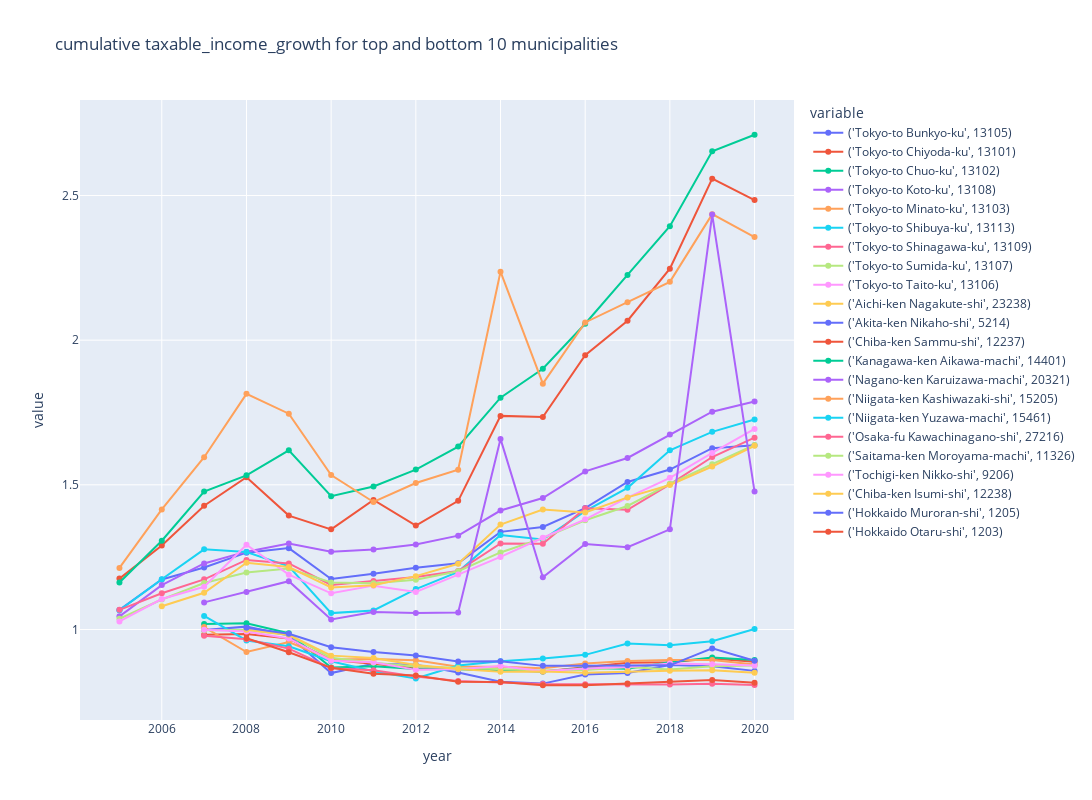

This figure's notebook cell:
### Code cell
plot_time_series(
    plot_df[plot_df["year"] <= 2020],
    "factor_growth",
    group_by_columns,
    granularity_columns,
    f"cumulative {factor_column} for top and bottom {return_n} municipalities",
    # visible="legendonly",
)

### Figure 1 — Plotly figure (JSON) as saved in the notebook; plotly's stock layout.template omitted (floating-point values rounded to 4 significant figures)
{"data": [{"hovertemplate": "variable=('Tokyo-to Bunkyo-ku', 13105)<br>year=%{x}<br>value=%{y}<extra></extra>", "legendgroup": "('Tokyo-to Bunkyo-ku', 13105)", "line": {"color": "#636efa", "dash": "solid"}, "marker": {"symbol": "circle"}, "mode": "lines+markers", "name": "('Tokyo-to Bunkyo-ku', 13105)", "orientation": "v", "showlegend": true, "type": "scatter", "x": [2005, 2006, 2007, 2008, 2009, 2010, 2011, 2012, 2013, 2014, 2015, 2016, 2017, 2018, 2019, 2020], "xaxis": "x", "y": [1.068, 1.173, 1.214, 1.266, 1.281, 1.174, 1.193, 1.213, 1.229, 1.337, 1.354, 1.42, 1.51, 1.553, 1.627, 1.637], "yaxis": "y"}, {"hovertemplate": "variable=('Tokyo-to Chiyoda-ku', 13101)<br>year=%{x}<br>value=%{y}<extra></extra>", "legendgroup": "('Tokyo-to Chiyoda-ku', 13101)", "line": {"color": "#EF553B", "dash": "solid"}, "marker": {"symbol": "circle"}, "mode": "lines+markers", "name": "('Tokyo-to Chiyoda-ku', 13101)", "orientation": "v", "showlegend": true, "type": "scatter", "x": [2005, 2006, 2007, 2008, 2009, 2010, 2011, 2012, 2013, 2014, 2015, 2016, 2017, 2018, 2019, 2020], "xaxis": "x", "y": [1.176, 1.29, 1.428, 1.526, 1.394, 1.346, 1.448, 1.359, 1.445, 1.738, 1.734, 1.948, 2.067, 2.247, 2.558, 2.484], "yaxis": "y"}, {"hovertemplate": "variable=('Tokyo-to Chuo-ku', 13102)<br>year=%{x}<br>value=%{y}<extra></extra>", "legendgroup": "('Tokyo-to Chuo-ku', 13102)", "line": {"color": "#00cc96", "dash": "solid"}, "marker": {"symbol": "circle"}, "mode": "lines+markers", "name": "('Tokyo-to Chuo-ku', 13102)", "orientation": "v", "showlegend": true, "type": "scatter", "x": [2005, 2006, 2007, 2008, 2009, 2010, 2011, 2012, 2013, 2014, 2015, 2016, 2017, 2018, 2019, 2020], "xaxis": "x", "y": [1.163, 1.307, 1.477, 1.533, 1.619, 1.461, 1.494, 1.553, 1.632, 1.801, 1.901, 2.057, 2.225, 2.394, 2.653, 2.71], "yaxis": "y"}, {"hovertemplate": "variable=('Tokyo-to Koto-ku', 13108)<br>year=%{x}<br>value=%{y}<extra></extra>", "legendgroup": "('Tokyo-to Koto-ku', 13108)", "line": {"color": "#ab63fa", "dash": "solid"}, "marker": {"symbol": "circle"}, "mode": "lines+markers", "name": "('Tokyo-to Koto-ku', 13108)", "orientation": "v", "showlegend": true, "type": "scatter", "x": [2005, 2006, 2007, 2008, 2009, 2010, 2011, 2012, 2013, 2014, 2015, 2016, 2017, 2018, 2019, 2020], "xaxis": "x", "y": [1.045, 1.153, 1.228, 1.269, 1.297, 1.269, 1.276, 1.294, 1.324, 1.411, 1.454, 1.546, 1.593, 1.674, 1.753, 1.788], "yaxis": "y"}, {"hovertemplate": "variable=('Tokyo-to Minato-ku', 13103)<br>year=%{x}<br>value=%{y}<extra></extra>", "legendgroup": "('Tokyo-to Minato-ku', 13103)", "line": {"color": "#FFA15A", "dash": "solid"}, "marker": {"symbol": "circle"}, "mode": "lines+markers", "name": "('Tokyo-to Minato-ku', 13103)", "orientation": "v", "showlegend": true, "type": "scatter", "x": [2005, 2006, 2007, 2008, 2009, 2010, 2011, 2012, 2013, 2014, 2015, 2016, 2017, 2018, 2019, 2020], "xaxis": "x", "y": [1.213, 1.415, 1.595, 1.814, 1.746, 1.534, 1.441, 1.506, 1.552, 2.237, 1.85, 2.061, 2.131, 2.201, 2.436, 2.356], "yaxis": "y"}, {"hovertemplate": "variable=('Tokyo-to Shibuya-ku', 13113)<br>year=%{x}<br>value=%{y}<extra></extra>", "legendgroup": "('Tokyo-to Shibuya-ku', 13113)", "line": {"color": "#19d3f3", "dash": "solid"}, "marker": {"symbol": "circle"}, "mode": "lines+markers", "name": "('Tokyo-to Shibuya-ku', 13113)", "orientation": "v", "showlegend": true, "type": "scatter", "x": [2005, 2006, 2007, 2008, 2009, 2010, 2011, 2012, 2013, 2014, 2015, 2016, 2017, 2018, 2019, 2020], "xaxis": "x", "y": [1.066, 1.174, 1.277, 1.268, 1.218, 1.057, 1.066, 1.14, 1.199, 1.326, 1.311, 1.409, 1.49, 1.619, 1.683, 1.726], "yaxis": "y"}, {"hovertemplate": "variable=('Tokyo-to Shinagawa-ku', 13109)<br>year=%{x}<br>value=%{y}<extra></extra>", "legendgroup": "('Tokyo-to Shinagawa-ku', 13109)", "line": {"color": "#FF6692", "dash": "solid"}, "marker": {"symbol": "circle"}, "mode": "lines+markers", "name": "('Tokyo-to Shinagawa-ku', 13109)", "orientation": "v", "showlegend": true, "type": "scatter", "x": [2005, 2006, 2007, 2008, 2009, 2010, 2011, 2012, 2013, 2014, 2015, 2016, 2017, 2018, 2019, 2020], "xaxis": "x", "y": [1.068, 1.125, 1.173, 1.24, 1.228, 1.154, 1.167, 1.182, 1.202, 1.297, 1.296, 1.419, 1.414, 1.502, 1.596, 1.663], "yaxis": "y"}, {"hovertemplate": "variable=('Tokyo-to Sumida-ku', 13107)<br>year=%{x}<br>value=%{y}<extra></extra>", "legendgroup": "('Tokyo-to Sumida-ku', 13107)", "line": {"color": "#B6E880", "dash": "solid"}, "marker": {"symbol": "circle"}, "mode": "lines+markers", "name": "('Tokyo-to Sumida-ku', 13107)", "orientation": "v", "showlegend": true, "type": "scatter", "x": [2005, 2006, 2007, 2008, 2009, 2010, 2011, 2012, 2013, 2014, 2015, 2016, 2017, 2018, 2019, 2020], "xaxis": "x", "y": [1.037, 1.104, 1.16, 1.197, 1.211, 1.163, 1.16, 1.172, 1.201, 1.266, 1.316, 1.377, 1.427, 1.503, 1.571, 1.638], "yaxis": "y"}, {"hovertemplate": "variable=('Tokyo-to Taito-ku', 13106)<br>year=%{x}<br>value=%{y}<extra></extra>", "legendgroup": "('Tokyo-to Taito-ku', 13106)", "line": {"color": "#FF97FF", "dash": "solid"}, "marker": {"symbol": "circle"}, "mode": "lines+markers", "name": "('Tokyo-to Taito-ku', 13106)", "orientation": "v", "showlegend": true, "type": "scatter", "x": [2005, 2006, 2007, 2008, 2009, 2010, 2011, 2012, 2013, 2014, 2015, 2016, 2017, 2018, 2019, 2020], "xaxis": "x", "y": [1.028, 1.105, 1.148, 1.293, 1.19, 1.125, 1.152, 1.13, 1.19, 1.251, 1.317, 1.381, 1.456, 1.524, 1.61, 1.693], "yaxis": "y"}, {"hovertemplate": "variable=('Aichi-ken Nagakute-shi', 23238)<br>year=%{x}<br>value=%{y}<extra></extra>", "legendgroup": "('Aichi-ken Nagakute-shi', 23238)", "line": {"color": "#FECB52", "dash": "solid"}, "marker": {"symbol": "circle"}, "mode": "lines+markers", "name": "('Aichi-ken Nagakute-shi', 23238)", "orientation": "v", "showlegend": true, "type": "scatter", "x": [2005, 2006, 2007, 2008, 2009, 2010, 2011, 2012, 2013, 2014, 2015, 2016, 2017, 2018, 2019, 2020], "xaxis": "x", "y": [null, 1.08, 1.127, 1.231, 1.216, 1.145, 1.153, 1.184, 1.227, 1.363, 1.414, 1.404, 1.457, 1.5, 1.563, 1.635], "yaxis": "y"}, {"hovertemplate": "variable=('Akita-ken Nikaho-shi', 5214)<br>year=%{x}<br>value=%{y}<extra></extra>", "legendgroup": "('Akita-ken Nikaho-shi', 5214)", "line": {"color": "#636efa", "dash": "solid"}, "marker": {"symbol": "circle"}, "mode": "lines+markers", "name": "('Akita-ken Nikaho-shi', 5214)", "orientation": "v", "showlegend": true, "type": "scatter", "x": [2005, 2006, 2007, 2008, 2009, 2010, 2011, 2012, 2013, 2014, 2015, 2016, 2017, 2018, 2019, 2020], "xaxis": "x", "y": [null, null, 0.9986, 1.01, 0.9793, 0.8494, 0.8818, 0.8785, 0.8517, 0.8193, 0.813, 0.8447, 0.8499, 0.8776, 0.8733, 0.8569], "yaxis": "y"}, {"hovertemplate": "variable=('Chiba-ken Sammu-shi', 12237)<br>year=%{x}<br>value=%{y}<extra></extra>", "legendgroup": "('Chiba-ken Sammu-shi', 12237)", "line": {"color": "#EF553B", "dash": "solid"}, "marker": {"symbol": "circle"}, "mode": "lines+markers", "name": "('Chiba-ken Sammu-shi', 12237)", "orientation": "v", "showlegend": true, "type": "scatter", "x": [2005, 2006, 2007, 2008, 2009, 2010, 2011, 2012, 2013, 2014, 2015, 2016, 2017, 2018, 2019, 2020], "xaxis": "x", "y": [null, null, 0.9819, 0.9845, 0.9684, 0.8946, 0.8814, 0.8657, 0.8647, 0.8607, 0.8548, 0.8695, 0.8852, 0.887, 0.8999, 0.8882], "yaxis": "y"}, {"hovertemplate": "variable=('Kanagawa-ken Aikawa-machi', 14401)<br>year=%{x}<br>value=%{y}<extra></extra>", "legendgroup": "('Kanagawa-ken Aikawa-machi', 14401)", "line": {"color": "#00cc96", "dash": "solid"}, "marker": {"symbol": "circle"}, "mode": "lines+markers", "name": "('Kanagawa-ken Aikawa-machi', 14401)", "orientation": "v", "showlegend": true, "type": "scatter", "x": [2005, 2006, 2007, 2008, 2009, 2010, 2011, 2012, 2013, 2014, 2015, 2016, 2017, 2018, 2019, 2020], "xaxis": "x", "y": [null, null, 1.019, 1.021, 0.987, 0.8689, 0.8731, 0.8634, 0.8622, 0.8581, 0.8549, 0.8668, 0.8643, 0.8868, 0.9034, 0.8945], "yaxis": "y"}, {"hovertemplate": "variable=('Nagano-ken Karuizawa-machi', 20321)<br>year=%{x}<br>value=%{y}<extra></extra>", "legendgroup": "('Nagano-ken Karuizawa-machi', 20321)", "line": {"color": "#ab63fa", "dash": "solid"}, "marker": {"symbol": "circle"}, "mode": "lines+markers", "name": "('Nagano-ken Karuizawa-machi', 20321)", "orientation": "v", "showlegend": true, "type": "scatter", "x": [2005, 2006, 2007, 2008, 2009, 2010, 2011, 2012, 2013, 2014, 2015, 2016, 2017, 2018, 2019, 2020], "xaxis": "x", "y": [null, null, 1.094, 1.13, 1.167, 1.035, 1.061, 1.057, 1.058, 1.659, 1.18, 1.295, 1.284, 1.346, 2.434, 1.477], "yaxis": "y"}, {"hovertemplate": "variable=('Niigata-ken Kashiwazaki-shi', 15205)<br>year=%{x}<br>value=%{y}<extra></extra>", "legendgroup": "('Niigata-ken Kashiwazaki-shi', 15205)", "line": {"color": "#FFA15A", "dash": "solid"}, "marker": {"symbol": "circle"}, "mode": "lines+markers", "name": "('Niigata-ken Kashiwazaki-shi', 15205)", "orientation": "v", "showlegend": true, "type": "scatter", "x": [2005, 2006, 2007, 2008, 2009, 2010, 2011, 2012, 2013, 2014, 2015, 2016, 2017, 2018, 2019, 2020], "xaxis": "x", "y": [null, null, 1.008, 0.9221, 0.9568, 0.8965, 0.8978, 0.8937, 0.8709, 0.8715, 0.8664, 0.8828, 0.8911, 0.8948, 0.8944, 0.8788], "yaxis": "y"}, {"hovertemplate": "variable=('Niigata-ken Yuzawa-machi', 15461)<br>year=%{x}<br>value=%{y}<extra></extra>", "legendgroup": "('Niigata-ken Yuzawa-machi', 15461)", "line": {"color": "#19d3f3", "dash": "solid"}, "marker": {"symbol": "circle"}, "mode": "lines+markers", "name": "('Niigata-ken Yuzawa-machi', 15461)", "orientation": "v", "showlegend": true, "type": "scatter", "x": [2005, 2006, 2007, 2008, 2009, 2010, 2011, 2012, 2013, 2014, 2015, 2016, 2017, 2018, 2019, 2020], "xaxis": "x", "y": [null, null, 1.047, 0.9622, 0.9421, 0.8903, 0.8557, 0.8308, 0.8754, 0.8905, 0.8997, 0.9123, 0.9518, 0.9459, 0.9597, 1.002], "yaxis": "y"}, {"hovertemplate": "variable=('Osaka-fu Kawachinagano-shi', 27216)<br>year=%{x}<br>value=%{y}<extra></extra>", "legendgroup": "('Osaka-fu Kawachinagano-shi', 27216)", "line": {"color": "#FF6692", "dash": "solid"}, "marker": {"symbol": "circle"}, "mode": "lines+markers", "name": "('Osaka-fu Kawachinagano-shi', 27216)", "orientation": "v", "showlegend": true, "type": "scatter", "x": [2005, 2006, 2007, 2008, 2009, 2010, 2011, 2012, 2013, 2014, 2015, 2016, 2017, 2018, 2019, 2020], "xaxis": "x", "y": [null, null, 0.9781, 0.9661, 0.9338, 0.866, 0.8595, 0.8377, 0.8219, 0.8175, 0.8115, 0.8111, 0.8098, 0.81, 0.8123, 0.8084], "yaxis": "y"}, {"hovertemplate": "variable=('Saitama-ken Moroyama-machi', 11326)<br>year=%{x}<br>value=%{y}<extra></extra>", "legendgroup": "('Saitama-ken Moroyama-machi', 11326)", "line": {"color": "#B6E880", "dash": "solid"}, "marker": {"symbol": "circle"}, "mode": "lines+markers", "name": "('Saitama-ken Moroyama-machi', 11326)", "orientation": "v", "showlegend": true, "type": "scatter", "x": [2005, 2006, 2007, 2008, 2009, 2010, 2011, 2012, 2013, 2014, 2015, 2016, 2017, 2018, 2019, 2020], "xaxis": "x", "y": [null, null, 0.9977, 0.9984, 0.9809, 0.9023, 0.885, 0.8724, 0.868, 0.8634, 0.8582, 0.8599, 0.87, 0.8619, 0.8733, 0.8755], "yaxis": "y"}, {"hovertemplate": "variable=('Tochigi-ken Nikko-shi', 9206)<br>year=%{x}<br>value=%{y}<extra></extra>", "legendgroup": "('Tochigi-ken Nikko-shi', 9206)", "line": {"color": "#FF97FF", "dash": "solid"}, "marker": {"symbol": "circle"}, "mode": "lines+markers", "name": "('Tochigi-ken Nikko-shi', 9206)", "orientation": "v", "showlegend": true, "type": "scatter", "x": [2005, 2006, 2007, 2008, 2009, 2010, 2011, 2012, 2013, 2014, 2015, 2016, 2017, 2018, 2019, 2020], "xaxis": "x", "y": [null, null, 0.9987, 0.9934, 0.969, 0.8923, 0.887, 0.8605, 0.8623, 0.8738, 0.8559, 0.8649, 0.87, 0.8821, 0.8797, 0.8752], "yaxis": "y"}, {"hovertemplate": "variable=('Chiba-ken Isumi-shi', 12238)<br>year=%{x}<br>value=%{y}<extra></extra>", "legendgroup": "('Chiba-ken Isumi-shi', 12238)", "line": {"color": "#FECB52", "dash": "solid"}, "marker": {"symbol": "circle"}, "mode": "lines+markers", "name": "('Chiba-ken Isumi-shi', 12238)", "orientation": "v", "showlegend": true, "type": "scatter", "x": [2005, 2006, 2007, 2008, 2009, 2010, 2011, 2012, 2013, 2014, 2015, 2016, 2017, 2018, 2019, 2020], "xaxis": "x", "y": [null, null, null, 0.9995, 0.9815, 0.9097, 0.9014, 0.8775, 0.8636, 0.8543, 0.8547, 0.8507, 0.8554, 0.8577, 0.8588, 0.8503], "yaxis": "y"}, {"hovertemplate": "variable=('Hokkaido Muroran-shi', 1205)<br>year=%{x}<br>value=%{y}<extra></extra>", "legendgroup": "('Hokkaido Muroran-shi', 1205)", "line": {"color": "#636efa", "dash": "solid"}, "marker": {"symbol": "circle"}, "mode": "lines+markers", "name": "('Hokkaido Muroran-shi', 1205)", "orientation": "v", "showlegend": true, "type": "scatter", "x": [2005, 2006, 2007, 2008, 2009, 2010, 2011, 2012, 2013, 2014, 2015, 2016, 2017, 2018, 2019, 2020], "xaxis": "x", "y": [null, null, null, 1.006, 0.9854, 0.9387, 0.9222, 0.9098, 0.8894, 0.8899, 0.8743, 0.8751, 0.8765, 0.8762, 0.9346, 0.8918], "yaxis": "y"}, {"hovertemplate": "variable=('Hokkaido Otaru-shi', 1203)<br>year=%{x}<br>value=%{y}<extra></extra>", "legendgroup": "('Hokkaido Otaru-shi', 1203)", "line": {"color": "#EF553B", "dash": "solid"}, "marker": {"symbol": "circle"}, "mode": "lines+markers", "name": "('Hokkaido Otaru-shi', 1203)", "orientation": "v", "showlegend": true, "type": "scatter", "x": [2005, 2006, 2007, 2008, 2009, 2010, 2011, 2012, 2013, 2014, 2015, 2016, 2017, 2018, 2019, 2020], "xaxis": "x", "y": [null, null, null, 0.9696, 0.9214, 0.8675, 0.847, 0.8413, 0.8193, 0.8188, 0.8073, 0.8074, 0.8136, 0.8214, 0.8256, 0.8163], "yaxis": "y"}], "layout": {"autosize": false, "height": 800, "hovermode": "closest", "legend": {"title": {"text": "variable"}, "tracegroupgap": 0}, "title": {"text": "cumulative taxable_income_growth for top and bottom 10 municipalities"}, "width": 1600, "xaxis": {"anchor": "y", "domain": [0, 1], "title": {"text": "year"}}, "yaxis": {"anchor": "x", "domain": [0, 1], "title": {"text": "value"}}}}
